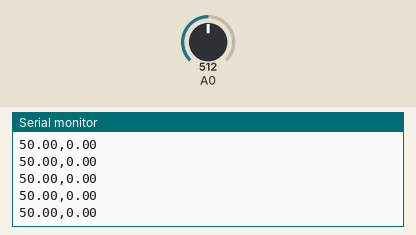
This sketch was run on a simulated Arduino Uno, built with avr-gcc and run on an emulated ATmega328P. Shown: the last lines printed to the serial monitor. The test bench sets the inputs (shaded band); at power-on: A0 = 512.

Above: at 1.2 s.
1.3 s: A0 set to 909
At 2.0 s:
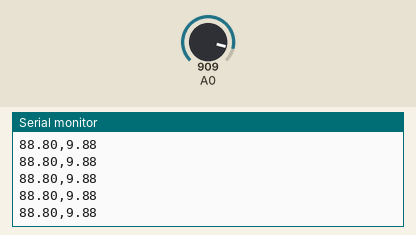
2.8 s: A0 set to 931
At 3.4 s:
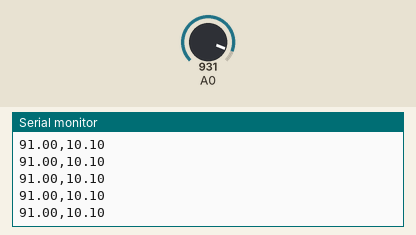
4.3 s: A0 set to 111
At 4.9 s:
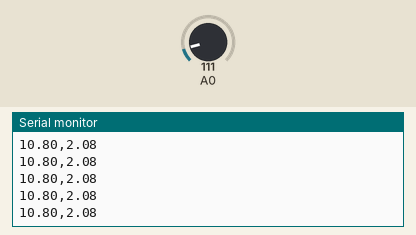
5.8 s: A0 set to 91
At 6.4 s:
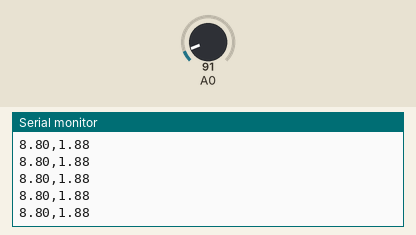
Timing chart, 0 to 8.8 s (numbered marks = the images above; inputs shaded):
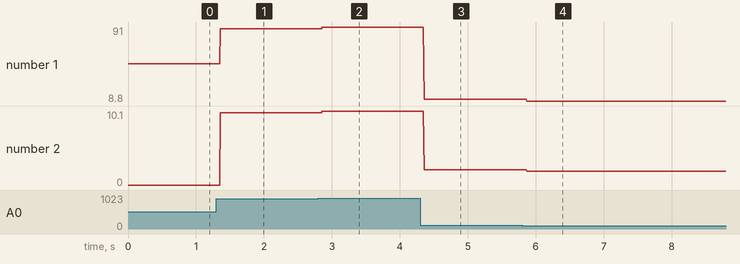

The sketch:

Curva_Caracterizacion.ino
```cpp
int Valor_Sensor_raw;
int Valor_Sensor_scl;
float Ain_0;
float Curve_out;

//Valores de curva......
float y0 = 0.0;
float y1 = 10.0;
float y2 = 20.0;
float y3 = 30.0;
float y4 = 40.0;
float y5 = 50.0;
float y6 = 60.0;
float y7 = 70.0;
float y8 = 80.0;
float y9 = 90.0;
float y10 = 100.0;

float x0 = 1.0;
float x1 = 2.0;
float x2 = 3.0;
float x3 = 4.0;
float x4 = 5.0;
float x5 = 6.0;
float x6 = 7.0;
float x7 = 8.0;
float x8 = 9.0;
float x9 = 10.0;
float x10 = 11.0;

void setup() {
  Serial.begin(9600);
}

void loop() {

  Valor_Sensor_raw = analogRead(A0);
  Valor_Sensor_scl = map(Valor_Sensor_raw, 0, 1023, 0, 1000);
  Ain_0 = float(Valor_Sensor_scl);
  Ain_0 = Ain_0 / 10.0;
  //((Y[n+1]-Yn)/ (X[n+1]-Xn))*(In-Xn)+Yn
if (Ain_0 == y0 ){Curve_out = x0;}
if (Ain_0 > y0 && Ain_0 < y1){Curve_out = ((Ain_0 - y0) * ((x1 - x0) / (y1 - y0))) + x0;}
if (Ain_0 > y1 && Ain_0 < y2){Curve_out = ((Ain_0 - y1) * ((x2 - x1) / (y2 - y1))) + x1;}
if (Ain_0 > y2 && Ain_0 < y3){Curve_out = ((Ain_0 - y2) * ((x3 - x2) / (y3 - y2))) + x2;}
if (Ain_0 > y3 && Ain_0 < y4){Curve_out = ((Ain_0 - y3) * ((x4 - x3) / (y4 - y3))) + x3;}
if (Ain_0 > y4 && Ain_0 < y5){Curve_out = ((Ain_0 - y4) * ((x5 - x4) / (y5 - y4))) + x4;}
if (Ain_0 > y5 && Ain_0 < y6){Curve_out = ((Ain_0 - y5) * ((x6 - x5) / (y6 - y5))) + x5;}
if (Ain_0 > y6 && Ain_0 < y7){Curve_out = ((Ain_0 - y6) * ((x7 - x6) / (y7 - y6))) + x6;}
if (Ain_0 > y7 && Ain_0 < y8){Curve_out = ((Ain_0 - y7) * ((x8 - x7) / (y8 - y7))) + x7;}
if (Ain_0 > y8 && Ain_0 < y9){Curve_out = ((Ain_0 - y8) * ((x9 - x8) / (y9 - y8))) + x8;}
if (Ain_0 > y9 && Ain_0 < y10){Curve_out = ((Ain_0 - y9) * ((x10 - x9) / (y10 - y9))) + x9;}
if (Ain_0 > y10 ){Curve_out = x10;}


  Serial.print(Ain_0, 2);
  Serial.print(",");
  Serial.println(Curve_out, 2);
  delay(10);
}
```

Measured:
- after the input at 1.3 s, the serial monitor: prints a new line after 0.06 s (image 1)
- after the input at 2.8 s, the serial monitor: prints a new line after 0.06 s (image 2)
- after the input at 4.3 s, the serial monitor: prints a new line after 0.06 s (image 3)
- after the input at 5.8 s, the serial monitor: prints a new line after 0.07 s (image 4)
- plotted number 1: 50 → 88.8 after the input at 1.3 s, 88.8 → 91 after the input at 2.8 s, 91 → 10.8 after the input at 4.3 s, 10.8 → 8.8 after the input at 5.8 s
- plotted number 2: 0 → 9.88 after the input at 1.3 s, 9.88 → 10.1 after the input at 2.8 s, 10.1 → 2.08 after the input at 4.3 s, 2.08 → 1 after the input at 5.8 s
